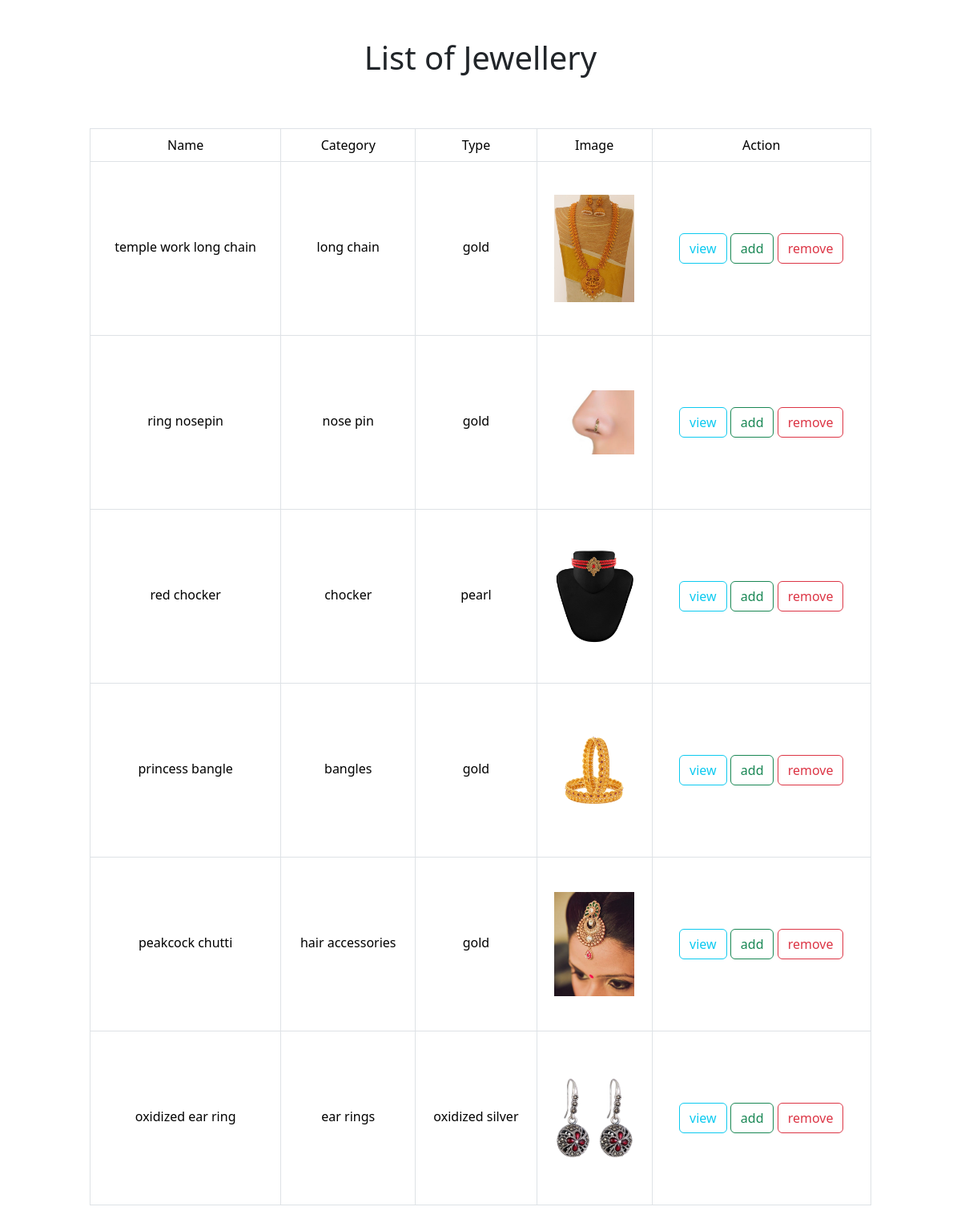
/jewellery/all (signed in), run on the app's committed database.
### styleshines/models.py (models this page shows, shortened)
class Jewellery(models.Model):
    category=models.ForeignKey(Category,on_delete=models.CASCADE)
    name=models.CharField(max_length=200)
    options=(
        ('gold','gold'),
        ('rose gold ','rose gold'),
        ('white gold','white gold'),
        ('silver','silver'),
        ('oxidized silver','oxidized silver'),
        ('german silver','german silver'),
        ('pearl','pearl')
    )
    type=models.CharField(max_length=200,choices=options,default="gold")
    image=models.ImageField(upload_to='images')

class Category(models.Model):
    category=models.CharField(max_length=200,unique=True)
    is_active=models.BooleanField(default=True)
    def __str__(self):
        return self.category

### styleshines/views.py (the view)
# urls.py: path('jewellery/all',JewelleryListView.as_view(),name='jewellery-list'),
@method_decorator(desc,name='dispatch')
class JewelleryListView(ListView):
    template_name='styleshines/jewellery_list.html'
    context_object_name='Jewellery'
    model=Jewellery

### styleshines/views.py (called while the page is built)
def signin_required(fn):
    def wrapper(request,*args,**kwargs):
        if not request.user.is_authenticated:
            messages.error(request,'invalid session')
            return redirect('signin')
        else:
            return fn(request,*args,**kwargs)
    return wrapper

def is_admin(fn):
    def wrapper(request,*args,**kwargs):
        if not request.user.is_superuser:
            messages.error(request,'permission denied for current user!!!')
            return redirect('signin')
        else:
            return fn(request,*args,**kwargs)
    return wrapper

### styleshines/templates/styleshines/jewellery_list.html (shortened to what this page needs)
<!DOCTYPE html>
<html lang="en">
<head>
    <link href="https://cdn.jsdelivr.net/npm/bootstrap@5.3.2/dist/css/bootstrap.min.css" rel="stylesheet">
    <link rel="stylesheet" href="https://cdnjs.cloudflare.com/ajax/libs/font-awesome/6.4.2/css/all.min.css" />
</head>
<body >
    <h1 class="text text-center mt-5 mb-5">List of Jewellery</h1>
    <div class="container-fluid ">
    <div class="row ">
        <div class="col-1"></div>
        <div class="col-10 ">
            <table class="table  table-bordered p-3 mt-3 mb-5">
                <tr class="text text-center">
                    <td>Name</td>
                    <td>Category</td>
                    <td>Type</td>
                    <td>Image</td>
                    <td>Action</td>
                </tr>
                {%for j in Jewellery%}
                   <tr class="text text-center mt-5 align-text-bottom">
                    <td>{{j.name}}</td>
                    <td>{{j.category}}</td>
                    <td>{{j.type}}</td>
                    <td>
                        <img src="{{j.image.url}}" alt="" width="100px" height="200px" style="object-fit: contain;">
                    </td>
                    <td>
                        <a href="{%url 'jewellery-detail' j.id %}" class="btn btn-outline-info">view</a>
                        <a href="{%url 'jewellery-varients-add' j.id%}" class="btn btn-outline-success">add</a>
                        <a href="{%url 'jewellery-remove' j.id%}" class="btn btn-outline-danger">remove</a>
                    </td>
                   </tr>
                {%endfor%}
            </table>
        </div>
        <div class="col-1"></div>
    </div>
</div>
</body>
</html>

### data on the page
Jewellery: name "temple work long chain", category "long chain", type "gold", image (picture)
Jewellery: name "ring nosepin", category "nose pin", type "gold", image (picture)
Jewellery: name "red chocker", category "chocker", type "pearl", image (picture)
Jewellery: name "princess bangle", category "bangles", type "gold", image (picture)
Jewellery: name "peakcock chutti", category "hair accessories", type "gold", image (picture)
Jewellery: name "oxidized ear ring", category "ear rings", type "oxidized silver", image (picture)
